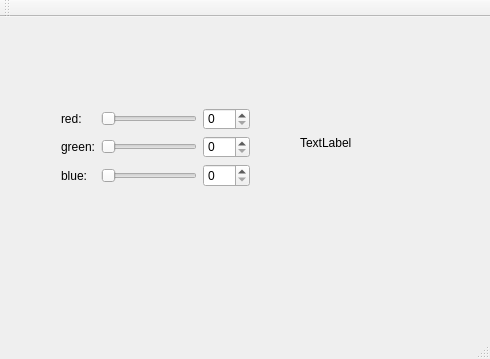
<?xml version="1.0" encoding="UTF-8"?>
<ui version="4.0">
 <class>MainWindow</class>
 <widget class="QMainWindow" name="MainWindow">
  <property name="geometry">
   <rect>
    <x>0</x>
    <y>0</y>
    <width>490</width>
    <height>359</height>
   </rect>
  </property>
  <property name="windowTitle">
   <string>MainWindow</string>
  </property>
  <widget class="QWidget" name="centralWidget">
   <widget class="QWidget" name="gridLayoutWidget">
    <property name="geometry">
     <rect>
      <x>50</x>
      <y>80</y>
      <width>211</width>
      <height>101</height>
     </rect>
    </property>
    <layout class="QGridLayout" name="gridLayout">
     <item row="3" column="0">
      <widget class="QLabel" name="labelBlue">
       <property name="text">
        <string>blue:</string>
       </property>
      </widget>
     </item>
     <item row="1" column="0">
      <widget class="QLabel" name="labelRed">
       <property name="text">
        <string>red:</string>
       </property>
      </widget>
     </item>
     <item row="3" column="1">
      <widget class="QSlider" name="horizontalSliderBlue">
       <property name="orientation">
        <enum>Qt::Horizontal</enum>
       </property>
      </widget>
     </item>
     <item row="2" column="0">
      <widget class="QLabel" name="labelGreen">
       <property name="text">
        <string>green:</string>
       </property>
      </widget>
     </item>
     <item row="1" column="1">
      <widget class="QSlider" name="horizontalSliderRed">
       <property name="orientation">
        <enum>Qt::Horizontal</enum>
       </property>
      </widget>
     </item>
     <item row="2" column="1">
      <widget class="QSlider" name="horizontalSliderGreen">
       <property name="orientation">
        <enum>Qt::Horizontal</enum>
       </property>
      </widget>
     </item>
     <item row="1" column="2">
      <widget class="QSpinBox" name="spinBoxRed">
       <property name="maximum">
        <number>255</number>
       </property>
      </widget>
     </item>
     <item row="2" column="2">
      <widget class="QSpinBox" name="spinBoxGreen">
       <property name="maximum">
        <number>255</number>
       </property>
      </widget>
     </item>
     <item row="3" column="2">
      <widget class="QSpinBox" name="spinBoxBlue">
       <property name="maximum">
        <number>255</number>
       </property>
      </widget>
     </item>
    </layout>
   </widget>
   <widget class="QLabel" name="colorLabel">
    <property name="geometry">
     <rect>
      <x>300</x>
      <y>100</y>
      <width>62</width>
      <height>51</height>
     </rect>
    </property>
    <property name="text">
     <string>TextLabel</string>
    </property>
   </widget>
  </widget>
  <widget class="QMenuBar" name="menuBar">
   <property name="geometry">
    <rect>
     <x>0</x>
     <y>0</y>
     <width>490</width>
     <height>21</height>
    </rect>
   </property>
  </widget>
  <widget class="QToolBar" name="mainToolBar">
   <attribute name="toolBarArea">
    <enum>TopToolBarArea</enum>
   </attribute>
   <attribute name="toolBarBreak">
    <bool>false</bool>
   </attribute>
  </widget>
  <widget class="QStatusBar" name="statusBar"/>
 </widget>
 <layoutdefault spacing="6" margin="11"/>
 <resources/>
 <connections>
  <connection>
   <sender>horizontalSliderRed</sender>
   <signal>valueChanged(int)</signal>
   <receiver>spinBoxRed</receiver>
   <slot>setValue(int)</slot>
   <hints>
    <hint type="sourcelabel">
     <x>155</x>
     <y>130</y>
    </hint>
    <hint type="destinationlabel">
     <x>239</x>
     <y>129</y>
    </hint>
   </hints>
  </connection>
  <connection>
   <sender>horizontalSliderGreen</sender>
   <signal>valueChanged(int)</signal>
   <receiver>spinBoxGreen</receiver>
   <slot>setValue(int)</slot>
   <hints>
    <hint type="sourcelabel">
     <x>175</x>
     <y>161</y>
    </hint>
    <hint type="destinationlabel">
     <x>232</x>
     <y>164</y>
    </hint>
   </hints>
  </connection>
  <connection>
   <sender>horizontalSliderBlue</sender>
   <signal>valueChanged(int)</signal>
   <receiver>spinBoxBlue</receiver>
   <slot>setValue(int)</slot>
   <hints>
    <hint type="sourcelabel">
     <x>169</x>
     <y>191</y>
    </hint>
    <hint type="destinationlabel">
     <x>244</x>
     <y>190</y>
    </hint>
   </hints>
  </connection>
  <connection>
   <sender>spinBoxRed</sender>
   <signal>valueChanged(int)</signal>
   <receiver>horizontalSliderRed</receiver>
   <slot>setValue(int)</slot>
   <hints>
    <hint type="sourcelabel">
     <x>237</x>
     <y>128</y>
    </hint>
    <hint type="destinationlabel">
     <x>215</x>
     <y>127</y>
    </hint>
   </hints>
  </connection>
  <connection>
   <sender>spinBoxGreen</sender>
   <signal>valueChanged(int)</signal>
   <receiver>horizontalSliderGreen</receiver>
   <slot>setValue(int)</slot>
   <hints>
    <hint type="sourcelabel">
     <x>234</x>
     <y>160</y>
    </hint>
    <hint type="destinationlabel">
     <x>209</x>
     <y>161</y>
    </hint>
   </hints>
  </connection>
  <connection>
   <sender>spinBoxBlue</sender>
   <signal>valueChanged(int)</signal>
   <receiver>horizontalSliderBlue</receiver>
   <slot>setValue(int)</slot>
   <hints>
    <hint type="sourcelabel">
     <x>234</x>
     <y>202</y>
    </hint>
    <hint type="destinationlabel">
     <x>194</x>
     <y>200</y>
    </hint>
   </hints>
  </connection>
 </connections>
</ui>
